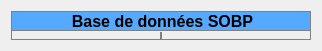
       <widget class="QWidget" name="verticalLayoutWidget_17">
        <property name="geometry">
         <rect>
          <x>40</x>
          <y>530</y>
          <width>302</width>
          <height>51</height>
         </rect>
        </property>
        <layout class="QVBoxLayout" name="verticalLayout_13">
         <property name="spacing">
          <number>0</number>
         </property>
         <item>
          <widget class="QLabel" name="p_label_signal_noise_40">
           <property name="sizePolicy">
            <sizepolicy hsizetype="Preferred" vsizetype="Preferred">
             <horstretch>0</horstretch>
             <verstretch>0</verstretch>
            </sizepolicy>
           </property>
           <property name="minimumSize">
            <size>
             <width>300</width>
             <height>0</height>
            </size>
           </property>
           <property name="maximumSize">
            <size>
             <width>300</width>
             <height>20</height>
            </size>
           </property>
           <property name="styleSheet">
            <string notr="true">background: rgb(85, 170, 255);
border: 1px solid gray;
</string>
           </property>
           <property name="text">
            <string>&lt;html&gt;&lt;head/&gt;&lt;body&gt;&lt;p align=&quot;center&quot;&gt;&lt;span style=&quot; font-size:12pt; font-weight:600;&quot;&gt;Base de données SOBP&lt;/span&gt;&lt;/p&gt;&lt;/body&gt;&lt;/html&gt;</string>
           </property>
          </widget>
         </item>
         <item>
          <widget class="QFrame" name="frame_17">
           <property name="minimumSize">
            <size>
             <width>300</width>
             <height>0</height>
            </size>
           </property>
           <property name="maximumSize">
            <size>
             <width>300</width>
             <height>16777215</height>
            </size>
           </property>
           <property name="styleSheet">
            <string notr="true">
border: 1px solid gray;
border-top-style: none;</string>
           </property>
           <property name="frameShape">
            <enum>QFrame::StyledPanel</enum>
           </property>
           <property name="frameShadow">
            <enum>QFrame::Raised</enum>
           </property>
           <widget class="QWidget" name="horizontalLayoutWidget_22">
            <property name="geometry">
             <rect>
              <x>0</x>
              <y>0</y>
              <width>302</width>
              <height>32</height>
             </rect>
            </property>
            <layout class="QHBoxLayout" name="horizontalLayout_32">
             <property name="spacing">
              <number>0</number>
             </property>
             <item>
              <widget class="QPushButton" name="b_pushButton_clearUploadedSOBP">
               <property name="minimumSize">
                <size>
                 <width>150</width>
                 <height>30</height>
                </size>
               </property>
               <property name="maximumSize">
                <size>
                 <width>150</width>
                 <height>30</height>
                </size>
               </property>
               <property name="text">
                <string>Effacer</string>
               </property>
              </widget>
             </item>
             <item>
              <widget class="QPushButton" name="b_pushButton_uploadSOBP">
               <property name="sizePolicy">
                <sizepolicy hsizetype="Fixed" vsizetype="Fixed">
                 <horstretch>0</horstretch>
                 <verstretch>0</verstretch>
                </sizepolicy>
               </property>
               <property name="minimumSize">
                <size>
                 <width>150</width>
                 <height>30</height>
                </size>
               </property>
               <property name="maximumSize">
                <size>
                 <width>150</width>
                 <height>30</height>
                </size>
               </property>
               <property name="text">
                <string>Chargement</string>
               </property>
              </widget>
             </item>
            </layout>
           </widget>
          </widget>
         </item>
        </layout>
       </widget>
